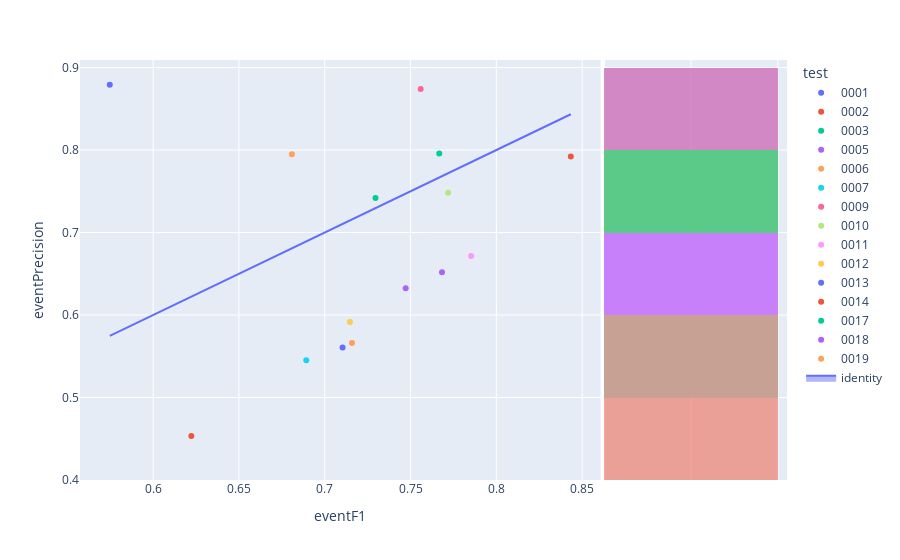

Notebook code cell kept with this figure:
### Code cell
fig=px.scatter(experimentModels,x='eventF1',y='eventPrecision',color='test',hover_name='modelId', marginal_y="histogram")
fig.add_trace(
    go.Scatter(x=experimentModels['eventF1'], y=experimentModels['eventF1'], name="identity", mode='lines',fill="toself")
)
fig.show()

### Figure 1 — Plotly figure (JSON) as saved in the notebook; plotly's stock layout.template omitted (floating-point values rounded to 4 significant figures)
{"data": [{"hovertemplate": "<b>%{hovertext}</b><br><br>test=0001<br>eventF1=%{x}<br>eventPrecision=%{y}<extra></extra>", "hovertext": ["f3ec491b-0006-4caa-ae15-ae896cb2d67e"], "legendgroup": "0001", "marker": {"color": "#636efa", "symbol": "circle"}, "mode": "markers", "name": "0001", "orientation": "v", "showlegend": true, "type": "scatter", "x": [0.5747], "xaxis": "x", "y": [0.8791], "yaxis": "y"}, {"alignmentgroup": "True", "bingroup": "y", "hovertemplate": "test=0001<br>eventPrecision=%{y}<br>count=%{x}<extra></extra>", "legendgroup": "0001", "marker": {"color": "#636efa"}, "name": "0001", "offsetgroup": "0001", "opacity": 0.5, "showlegend": false, "type": "histogram", "xaxis": "x2", "y": [0.8791], "yaxis": "y2"}, {"hovertemplate": "<b>%{hovertext}</b><br><br>test=0002<br>eventF1=%{x}<br>eventPrecision=%{y}<extra></extra>", "hovertext": ["6491a608-d9e0-4af8-bfcb-4213b7921942"], "legendgroup": "0002", "marker": {"color": "#EF553B", "symbol": "circle"}, "mode": "markers", "name": "0002", "orientation": "v", "showlegend": true, "type": "scatter", "x": [0.8434], "xaxis": "x", "y": [0.7922], "yaxis": "y"}, {"alignmentgroup": "True", "bingroup": "y", "hovertemplate": "test=0002<br>eventPrecision=%{y}<br>count=%{x}<extra></extra>", "legendgroup": "0002", "marker": {"color": "#EF553B"}, "name": "0002", "offsetgroup": "0002", "opacity": 0.5, "showlegend": false, "type": "histogram", "xaxis": "x2", "y": [0.7922], "yaxis": "y2"}, {"hovertemplate": "<b>%{hovertext}</b><br><br>test=0003<br>eventF1=%{x}<br>eventPrecision=%{y}<extra></extra>", "hovertext": ["257f50f6-47f8-43cb-bd89-084609bb54f4"], "legendgroup": "0003", "marker": {"color": "#00cc96", "symbol": "circle"}, "mode": "markers", "name": "0003", "orientation": "v", "showlegend": true, "type": "scatter", "x": [0.7296], "xaxis": "x", "y": [0.7419], "yaxis": "y"}, {"alignmentgroup": "True", "bingroup": "y", "hovertemplate": "test=0003<br>eventPrecision=%{y}<br>count=%{x}<extra></extra>", "legendgroup": "0003", "marker": {"color": "#00cc96"}, "name": "0003", "offsetgroup": "0003", "opacity": 0.5, "showlegend": false, "type": "histogram", "xaxis": "x2", "y": [0.7419], "yaxis": "y2"}, {"hovertemplate": "<b>%{hovertext}</b><br><br>test=0005<br>eventF1=%{x}<br>eventPrecision=%{y}<extra></extra>", "hovertext": ["1531e4ee-35ce-4d1c-a1f9-c3c93a7adb13"], "legendgroup": "0005", "marker": {"color": "#ab63fa", "symbol": "circle"}, "mode": "markers", "name": "0005", "orientation": "v", "showlegend": true, "type": "scatter", "x": [0.7472], "xaxis": "x", "y": [0.6324], "yaxis": "y"}, {"alignmentgroup": "True", "bingroup": "y", "hovertemplate": "test=0005<br>eventPrecision=%{y}<br>count=%{x}<extra></extra>", "legendgroup": "0005", "marker": {"color": "#ab63fa"}, "name": "0005", "offsetgroup": "0005", "opacity": 0.5, "showlegend": false, "type": "histogram", "xaxis": "x2", "y": [0.6324], "yaxis": "y2"}, {"hovertemplate": "<b>%{hovertext}</b><br><br>test=0006<br>eventF1=%{x}<br>eventPrecision=%{y}<extra></extra>", "hovertext": ["ea67e468-eb31-4b91-9973-01efd704fdfd"], "legendgroup": "0006", "marker": {"color": "#FFA15A", "symbol": "circle"}, "mode": "markers", "name": "0006", "orientation": "v", "showlegend": true, "type": "scatter", "x": [0.6809], "xaxis": "x", "y": [0.7949], "yaxis": "y"}, {"alignmentgroup": "True", "bingroup": "y", "hovertemplate": "test=0006<br>eventPrecision=%{y}<br>count=%{x}<extra></extra>", "legendgroup": "0006", "marker": {"color": "#FFA15A"}, "name": "0006", "offsetgroup": "0006", "opacity": 0.5, "showlegend": false, "type": "histogram", "xaxis": "x2", "y": [0.7949], "yaxis": "y2"}, {"hovertemplate": "<b>%{hovertext}</b><br><br>test=0007<br>eventF1=%{x}<br>eventPrecision=%{y}<extra></extra>", "hovertext": ["36af1678-f8a9-4522-bf98-7726af8393a9"], "legendgroup": "0007", "marker": {"color": "#19d3f3", "symbol": "circle"}, "mode": "markers", "name": "0007", "orientation": "v", "showlegend": true, "type": "scatter", "x": [0.6892], "xaxis": "x", "y": [0.5451], "yaxis": "y"}, {"alignmentgroup": "True", "bingroup": "y", "hovertemplate": "test=0007<br>eventPrecision=%{y}<br>count=%{x}<extra></extra>", "legendgroup": "0007", "marker": {"color": "#19d3f3"}, "name": "0007", "offsetgroup": "0007", "opacity": 0.5, "showlegend": false, "type": "histogram", "xaxis": "x2", "y": [0.5451], "yaxis": "y2"}, {"hovertemplate": "<b>%{hovertext}</b><br><br>test=0009<br>eventF1=%{x}<br>eventPrecision=%{y}<extra></extra>", "hovertext": ["da8325b6-379e-496f-acb8-3c105a943c56"], "legendgroup": "0009", "marker": {"color": "#FF6692", "symbol": "circle"}, "mode": "markers", "name": "0009", "orientation": "v", "showlegend": true, "type": "scatter", "x": [0.7559], "xaxis": "x", "y": [0.8738], "yaxis": "y"}, {"alignmentgroup": "True", "bingroup": "y", "hovertemplate": "test=0009<br>eventPrecision=%{y}<br>count=%{x}<extra></extra>", "legendgroup": "0009", "marker": {"color": "#FF6692"}, "name": "0009", "offsetgroup": "0009", "opacity": 0.5, "showlegend": false, "type": "histogram", "xaxis": "x2", "y": [0.8738], "yaxis": "y2"}, {"hovertemplate": "<b>%{hovertext}</b><br><br>test=0010<br>eventF1=%{x}<br>eventPrecision=%{y}<extra></extra>", "hovertext": ["a832e8e9-3213-4caf-b34f-cdd51a27167b"], "legendgroup": "0010", "marker": {"color": "#B6E880", "symbol": "circle"}, "mode": "markers", "name": "0010", "orientation": "v", "showlegend": true, "type": "scatter", "x": [0.7719], "xaxis": "x", "y": [0.7483], "yaxis": "y"}, {"alignmentgroup": "True", "bingroup": "y", "hovertemplate": "test=0010<br>eventPrecision=%{y}<br>count=%{x}<extra></extra>", "legendgroup": "0010", "marker": {"color": "#B6E880"}, "name": "0010", "offsetgroup": "0010", "opacity": 0.5, "showlegend": false, "type": "histogram", "xaxis": "x2", "y": [0.7483], "yaxis": "y2"}, {"hovertemplate": "<b>%{hovertext}</b><br><br>test=0011<br>eventF1=%{x}<br>eventPrecision=%{y}<extra></extra>", "hovertext": ["8e0df4bf-4d23-4aa8-aa60-b26ac4bc4dbf"], "legendgroup": "0011", "marker": {"color": "#FF97FF", "symbol": "circle"}, "mode": "markers", "name": "0011", "orientation": "v", "showlegend": true, "type": "scatter", "x": [0.7853], "xaxis": "x", "y": [0.6715], "yaxis": "y"}, {"alignmentgroup": "True", "bingroup": "y", "hovertemplate": "test=0011<br>eventPrecision=%{y}<br>count=%{x}<extra></extra>", "legendgroup": "0011", "marker": {"color": "#FF97FF"}, "name": "0011", "offsetgroup": "0011", "opacity": 0.5, "showlegend": false, "type": "histogram", "xaxis": "x2", "y": [0.6715], "yaxis": "y2"}, {"hovertemplate": "<b>%{hovertext}</b><br><br>test=0012<br>eventF1=%{x}<br>eventPrecision=%{y}<extra></extra>", "hovertext": ["a4b03b48-4c81-4340-b92a-12f602f553a2"], "legendgroup": "0012", "marker": {"color": "#FECB52", "symbol": "circle"}, "mode": "markers", "name": "0012", "orientation": "v", "showlegend": true, "type": "scatter", "x": [0.7147], "xaxis": "x", "y": [0.5915], "yaxis": "y"}, {"alignmentgroup": "True", "bingroup": "y", "hovertemplate": "test=0012<br>eventPrecision=%{y}<br>count=%{x}<extra></extra>", "legendgroup": "0012", "marker": {"color": "#FECB52"}, "name": "0012", "offsetgroup": "0012", "opacity": 0.5, "showlegend": false, "type": "histogram", "xaxis": "x2", "y": [0.5915], "yaxis": "y2"}, {"hovertemplate": "<b>%{hovertext}</b><br><br>test=0013<br>eventF1=%{x}<br>eventPrecision=%{y}<extra></extra>", "hovertext": ["36e2b73b-50a2-4f5b-a897-2d47546b9d67"], "legendgroup": "0013", "marker": {"color": "#636efa", "symbol": "circle"}, "mode": "markers", "name": "0013", "orientation": "v", "showlegend": true, "type": "scatter", "x": [0.7104], "xaxis": "x", "y": [0.5605], "yaxis": "y"}, {"alignmentgroup": "True", "bingroup": "y", "hovertemplate": "test=0013<br>eventPrecision=%{y}<br>count=%{x}<extra></extra>", "legendgroup": "0013", "marker": {"color": "#636efa"}, "name": "0013", "offsetgroup": "0013", "opacity": 0.5, "showlegend": false, "type": "histogram", "xaxis": "x2", "y": [0.5605], "yaxis": "y2"}, {"hovertemplate": "<b>%{hovertext}</b><br><br>test=0014<br>eventF1=%{x}<br>eventPrecision=%{y}<extra></extra>", "hovertext": ["4c85ce88-cb17-4ddb-b740-096dc6a82d9d"], "legendgroup": "0014", "marker": {"color": "#EF553B", "symbol": "circle"}, "mode": "markers", "name": "0014", "orientation": "v", "showlegend": true, "type": "scatter", "x": [0.6223], "xaxis": "x", "y": [0.4532], "yaxis": "y"}, {"alignmentgroup": "True", "bingroup": "y", "hovertemplate": "test=0014<br>eventPrecision=%{y}<br>count=%{x}<extra></extra>", "legendgroup": "0014", "marker": {"color": "#EF553B"}, "name": "0014", "offsetgroup": "0014", "opacity": 0.5, "showlegend": false, "type": "histogram", "xaxis": "x2", "y": [0.4532], "yaxis": "y2"}, {"hovertemplate": "<b>%{hovertext}</b><br><br>test=0017<br>eventF1=%{x}<br>eventPrecision=%{y}<extra></extra>", "hovertext": ["190d11b0-5ffe-4468-bceb-b8eb940b8f68"], "legendgroup": "0017", "marker": {"color": "#00cc96", "symbol": "circle"}, "mode": "markers", "name": "0017", "orientation": "v", "showlegend": true, "type": "scatter", "x": [0.7667], "xaxis": "x", "y": [0.7957], "yaxis": "y"}, {"alignmentgroup": "True", "bingroup": "y", "hovertemplate": "test=0017<br>eventPrecision=%{y}<br>count=%{x}<extra></extra>", "legendgroup": "0017", "marker": {"color": "#00cc96"}, "name": "0017", "offsetgroup": "0017", "opacity": 0.5, "showlegend": false, "type": "histogram", "xaxis": "x2", "y": [0.7957], "yaxis": "y2"}, {"hovertemplate": "<b>%{hovertext}</b><br><br>test=0018<br>eventF1=%{x}<br>eventPrecision=%{y}<extra></extra>", "hovertext": ["7966aa35-e638-45df-bea9-250c33a3ca62"], "legendgroup": "0018", "marker": {"color": "#ab63fa", "symbol": "circle"}, "mode": "markers", "name": "0018", "orientation": "v", "showlegend": true, "type": "scatter", "x": [0.7683], "xaxis": "x", "y": [0.6518], "yaxis": "y"}, {"alignmentgroup": "True", "bingroup": "y", "hovertemplate": "test=0018<br>eventPrecision=%{y}<br>count=%{x}<extra></extra>", "legendgroup": "0018", "marker": {"color": "#ab63fa"}, "name": "0018", "offsetgroup": "0018", "opacity": 0.5, "showlegend": false, "type": "histogram", "xaxis": "x2", "y": [0.6518], "yaxis": "y2"}, {"hovertemplate": "<b>%{hovertext}</b><br><br>test=0019<br>eventF1=%{x}<br>eventPrecision=%{y}<extra></extra>", "hovertext": ["6d036104-a9ed-4fe7-9d7c-14f319e9d0d8"], "legendgroup": "0019", "marker": {"color": "#FFA15A", "symbol": "circle"}, "mode": "markers", "name": "0019", "orientation": "v", "showlegend": true, "type": "scatter", "x": [0.7159], "xaxis": "x", "y": [0.5662], "yaxis": "y"}, {"alignmentgroup": "True", "bingroup": "y", "hovertemplate": "test=0019<br>eventPrecision=%{y}<br>count=%{x}<extra></extra>", "legendgroup": "0019", "marker": {"color": "#FFA15A"}, "name": "0019", "offsetgroup": "0019", "opacity": 0.5, "showlegend": false, "type": "histogram", "xaxis": "x2", "y": [0.5662], "yaxis": "y2"}, {"fill": "toself", "mode": "lines", "name": "identity", "type": "scatter", "x": [0.5747, 0.8434, 0.7296, 0.7472, 0.6809, 0.6892, 0.7559, 0.7719, 0.7853, 0.7147, 0.7104, 0.6223, 0.7667, 0.7683, 0.7159], "y": [0.5747, 0.8434, 0.7296, 0.7472, 0.6809, 0.6892, 0.7559, 0.7719, 0.7853, 0.7147, 0.7104, 0.6223, 0.7667, 0.7683, 0.7159]}], "layout": {"barmode": "overlay", "legend": {"title": {"text": "test"}, "tracegroupgap": 0}, "margin": {"t": 60}, "xaxis": {"anchor": "y", "domain": [0, 0.7363], "title": {"text": "eventF1"}}, "xaxis2": {"anchor": "y2", "domain": [0.7413, 1], "matches": "x2", "showgrid": true, "showline": false, "showticklabels": false, "ticks": ""}, "yaxis": {"anchor": "x", "domain": [0, 1], "title": {"text": "eventPrecision"}}, "yaxis2": {"anchor": "x2", "domain": [0, 1], "matches": "y", "showgrid": true, "showticklabels": false}}}
